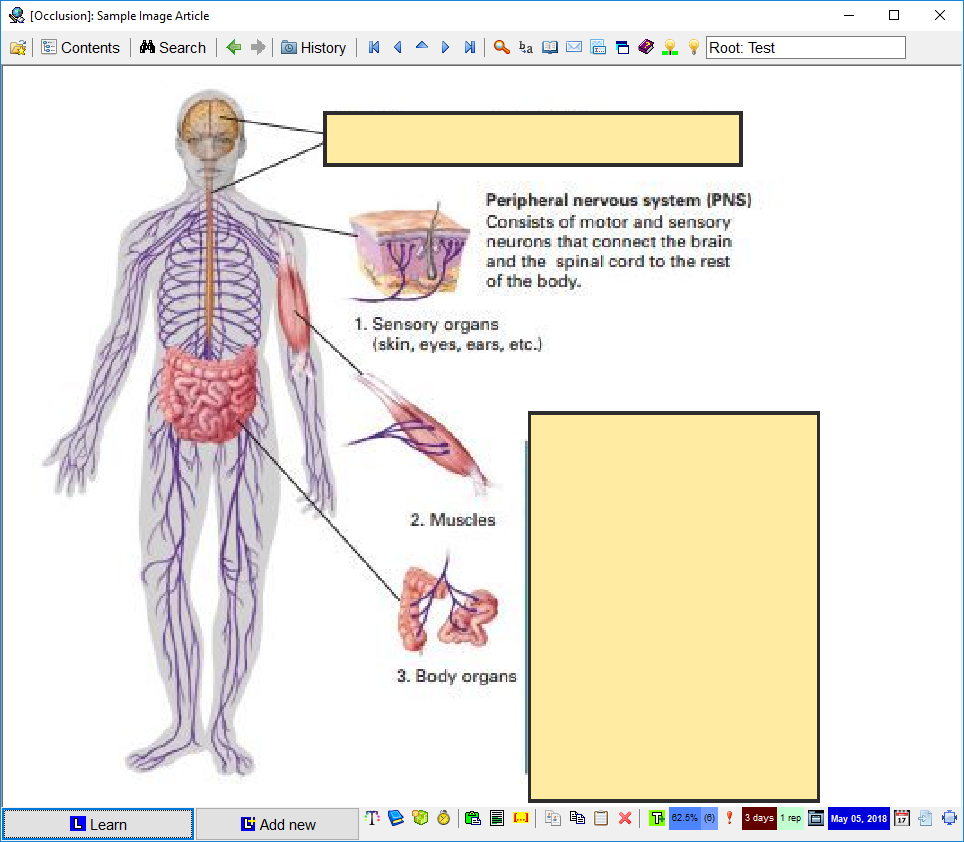
#> input picture ImageOcclusionEditor/Resources/ElementWindow.png, 964 x 842 px
$ python -i analyze_scans.py   (imports and definitions only)
#> lines starting #> are read from the running program, lines starting #| are printed output that depends on the picture; after the words box and inside, x2 and y2 are one past the last pixel; in counts of white or black regions, pixels touching at a corner belong together
# /// script
# requires-python = ">=3.12,<3.13"
# dependencies = [
#   "imagecodecs==2026.6.26",
#   "numpy==2.2.6",
#   "opencv-python-headless==4.12.0.88",
#   "Pillow==12.3.0",
#   "tifffile==2026.7.31",
# ]
# ///

from __future__ import annotations

import argparse
import io
import json
import os
import re
import sys
import tempfile
import warnings
from collections import Counter
from pathlib import Path
from typing import Any, NamedTuple

import cv2
import numpy as np
import tifffile
from PIL import Image, ImageOps, UnidentifiedImageError


SUPPORTED_EXTENSIONS = {".jpg", ".jpeg", ".png", ".tif", ".tiff", ".webp"}
PILLOW_FORMAT_ALLOWLIST = ("JPEG", "PNG", "TIFF", "WEBP")
FORMAT_ALIASES = {
    ".jpg": "jpeg",
    ".jpeg": "jpeg",
    ".png": "png",
    ".tif": "tiff",
    ".tiff": "tiff",
    ".webp": "webp",
}
NUMBER_RE = re.compile(r"(\d+)")
ABSOLUTE_QUALITY_THRESHOLDS = {
    "brightness": {
        "page_min_warning_below": 180.0,
        "batch_median_warning_below": 210.0,
        "batch_median_warning_above": 252.0,
    },
    "ink_fraction": {
        "batch_median_warning_below": 0.001,
        "batch_median_warning_above": 0.40,
        "page_max_warning_above": 0.65,
    },
    "border_contamination": {
        "batch_median_warning_above": 0.12,
        "page_max_warning_above": 0.40,
    },
}
MAX_ENCODED_FILE_BYTES = 256 * 1024 * 1024
MAX_AGGREGATE_ENCODED_BYTES = 8 * 1024 * 1024 * 1024
MAX_DIRECTORY_ENTRIES = 10_000
MAX_CANDIDATE_FILES = 1_000
MAX_DECODE_WORKING_BYTES = 384 * 1024 * 1024
ANALYSIS_MAX_DIMENSION = 1400
FLOAT_ANALYSIS_BYTES_PER_PIXEL = 32
MAX_HOUGH_LINE_CANDIDATES = 2048
MAX_CLUSTER_FRAGMENTS = 256


# [10 lines left out: function natural_key, not called in this run]


def filename_format(path: Path) -> str:
    return FORMAT_ALIASES[path.suffix.lower()]


# [770 lines left out: functions inventory_directory, mode_bit_depth, _metadata_values, source_sample_encoding, validate_sample_encoding, tiff_photometric_name and 15 more, not called in this run]


def paper_relative_metrics(
    gray: np.ndarray,
) -> tuple[np.ndarray, dict[str, float]]:
    """Measure ink as contrast below a robust local/global paper estimate."""
    if gray.ndim != 2 or gray.size == 0 or min(gray.shape) < 8:
        raise ValueError("image dimensions are too small for paper estimation")
    blurred = cv2.GaussianBlur(gray, (3, 3), 0)
    height, width = blurred.shape
#> height = 842; width = 964
    margin_y = max(1, round(height * 0.08))
#> margin_y = 67
    margin_x = max(1, round(width * 0.08))
#> margin_x = 77
    interior = blurred[margin_y:-margin_y, margin_x:-margin_x]
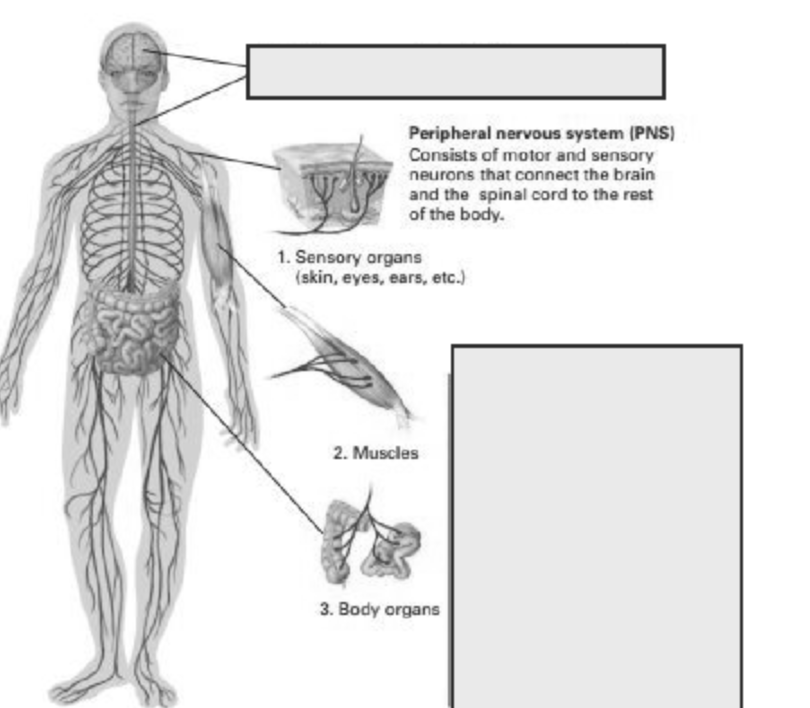
#> interior: shape (708, 810); min 36, max 255, mean 230.1
    if interior.size == 0:
        interior = blurred
    global_paper = float(np.percentile(interior, 90))
#> global_paper = 255

    kernel_size = max(9, min(81, round(min(gray.shape) * 0.05)))
#> kernel_size = 42
    if kernel_size % 2 == 0:
        kernel_size += 1
#> kernel_size = 43
    local_paper = cv2.morphologyEx(
        blurred,
        cv2.MORPH_CLOSE,
        cv2.getStructuringElement(cv2.MORPH_ELLIPSE, (kernel_size, kernel_size)),
    ).astype(np.float32)
    local_paper = cv2.GaussianBlur(
        local_paper, (0, 0), sigmaX=max(2.0, kernel_size / 6.0)
    )
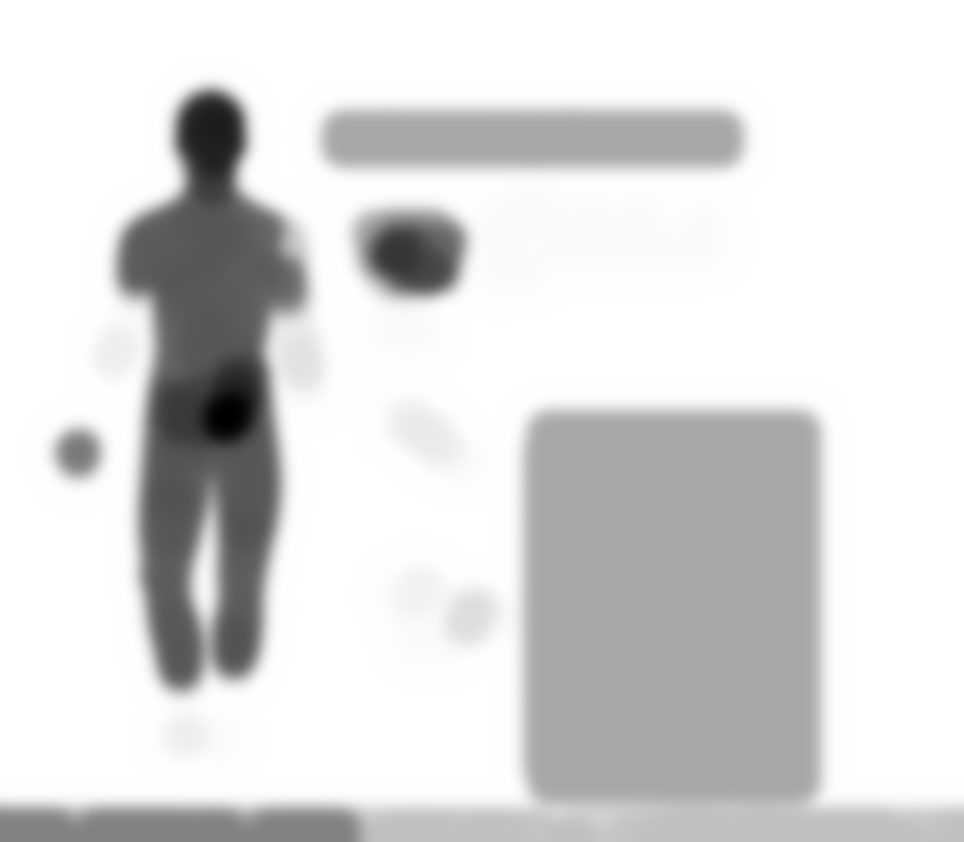
#> local_paper: shape (842, 964) float32; min 194.1, max 255, mean 246.5; drawn with min black and max white
    expected_paper = np.maximum(local_paper, global_paper - 18.0)
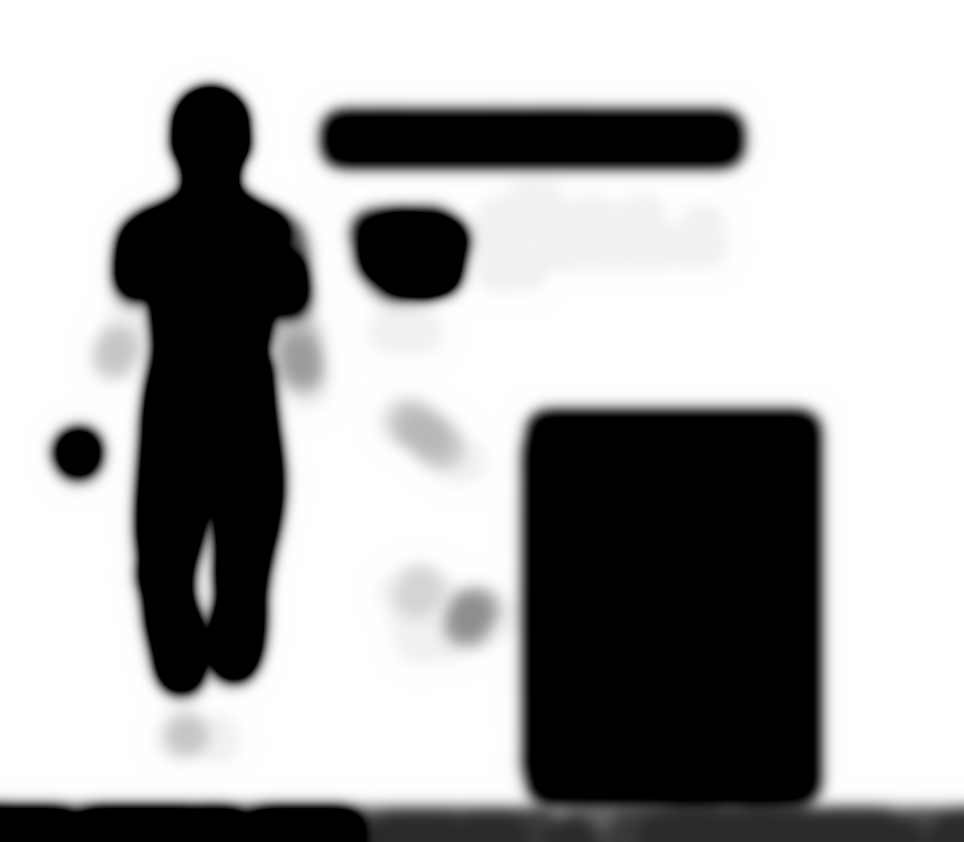
#> expected_paper: shape (842, 964) float32; min 237, max 255, mean 248.9; drawn with min black and max white
    contrast = np.maximum(expected_paper - blurred.astype(np.float32), 0.0)
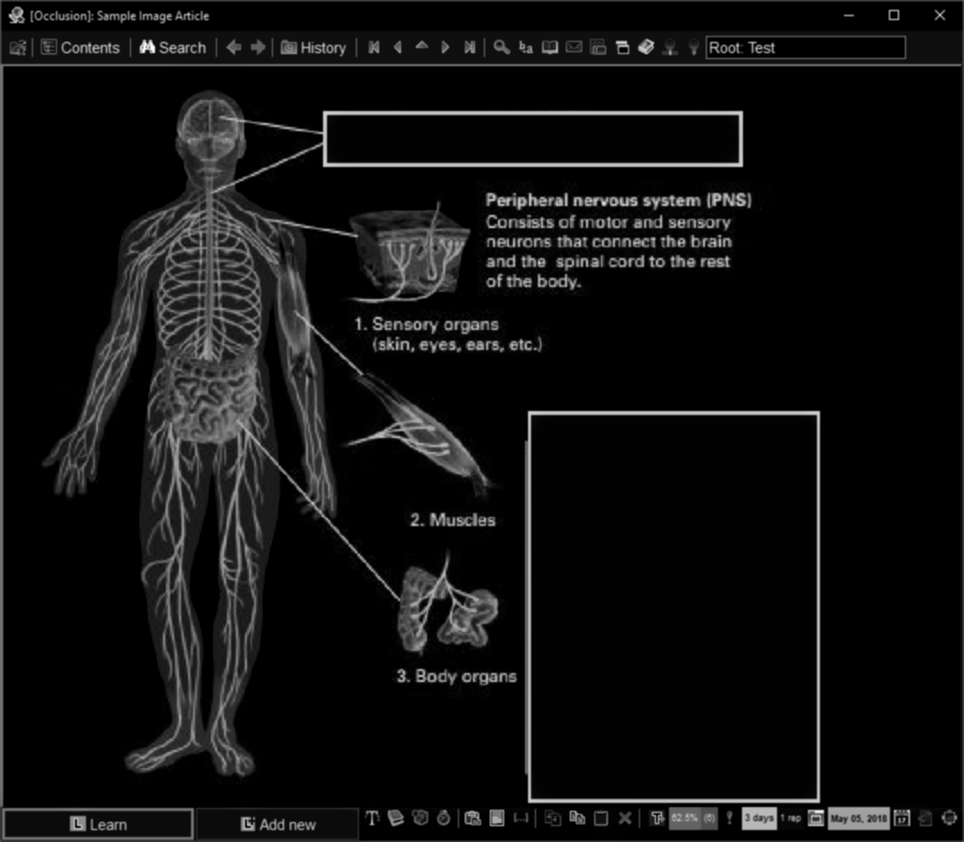
#> contrast: shape (842, 964) float32; min 0, max 255, mean 16.8; drawn with min black and max white

    background_cutoff = float(np.percentile(contrast, 70))
#> background_cutoff = 3
    background_residuals = contrast[contrast <= background_cutoff]
    residual_center = float(np.median(background_residuals))
#> residual_center = 3.05e-05
    residual_mad = float(
        np.median(np.abs(background_residuals - residual_center))
    )
#> residual_mad = 3.05e-05
    threshold = float(
        np.clip(
            max(
                6.0,
                global_paper * 0.035,
                residual_center + 4.0 * 1.4826 * residual_mad,
            ),
            6.0,
            30.0,
        )
    )
#> threshold = 8.93
    ink = contrast >= threshold
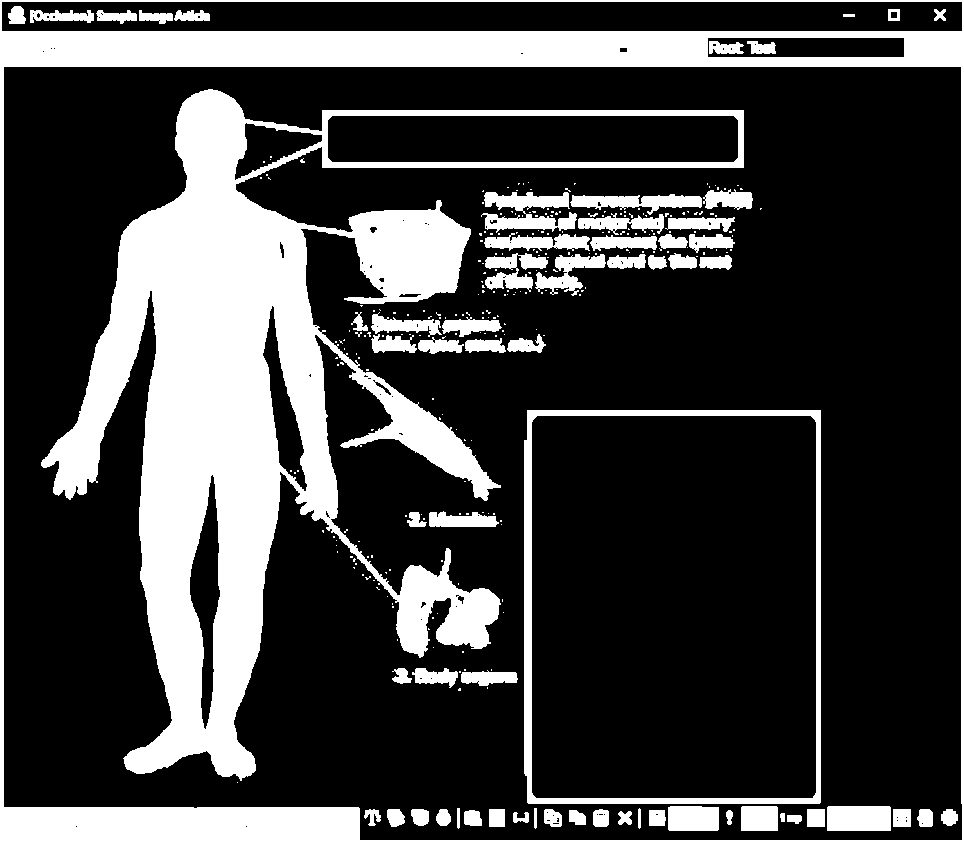
#> ink: shape (842, 964) bool; 25.7% white; 300 white regions (234 under 20 px), largest, box (x1, y1, x2, y2) and area: (41, 89, 744, 781) 117611, (0, 0, 964, 842) 52036, (524, 410, 821, 804) 8405
    border = max(4, round(min(gray.shape) * 0.012))
#> border = 10
    edge_ink = np.concatenate(
        (
            ink[:border].ravel(),
            ink[-border:].ravel(),
            ink[:, :border].ravel(),
            ink[:, -border:].ravel(),
        )
    )
    return (ink.astype(np.uint8) * np.uint8(255)), {
        "global_paper_level": global_paper,
        "local_paper_median": float(np.median(local_paper)),
        "ink_contrast_threshold": threshold,
        "ink_fraction": float(np.mean(ink)),
        "border_contamination_fraction": float(np.mean(edge_ink)),
    }


# [22 lines left out: function projection_score, not called in this run]


class LineFragment(NamedTuple):
    intercept: float
    angle: float
    length: float
    endpoints: tuple[int, int, int, int]
    support_label: int = 0
    thickness: float = 1.0


# [785 lines left out: functions strongest_line_fragments, characterize_fragment_support, cluster_line_fragments, vertical_support_angles, angular_consistency, horizontal_skew and 7 more, not called in this run]


def ordered_union(sequence: list[dict[str, object]], *groups: list[str]) -> list[str]:
    wanted = {name for group in groups for name in group}
    return [str(item["file"]) for item in sequence if str(item["file"]) in wanted]


# [373 lines left out: functions representative_lists, mandatory_review_entries, format_inventory, validate_output_parent, validate_output_path, write_json_atomic and 1 more, not called in this run]


# [2 lines not run here, left out]

>>> import cv2
>>> picture = cv2.imread('../../../../../../../ImageOcclusionEditor/Resources/ElementWindow.png', cv2.IMREAD_GRAYSCALE)
>>> result = paper_relative_metrics(picture)

$ run again, on ImageOcclusionEditor/Resources/Template_IIOT.png
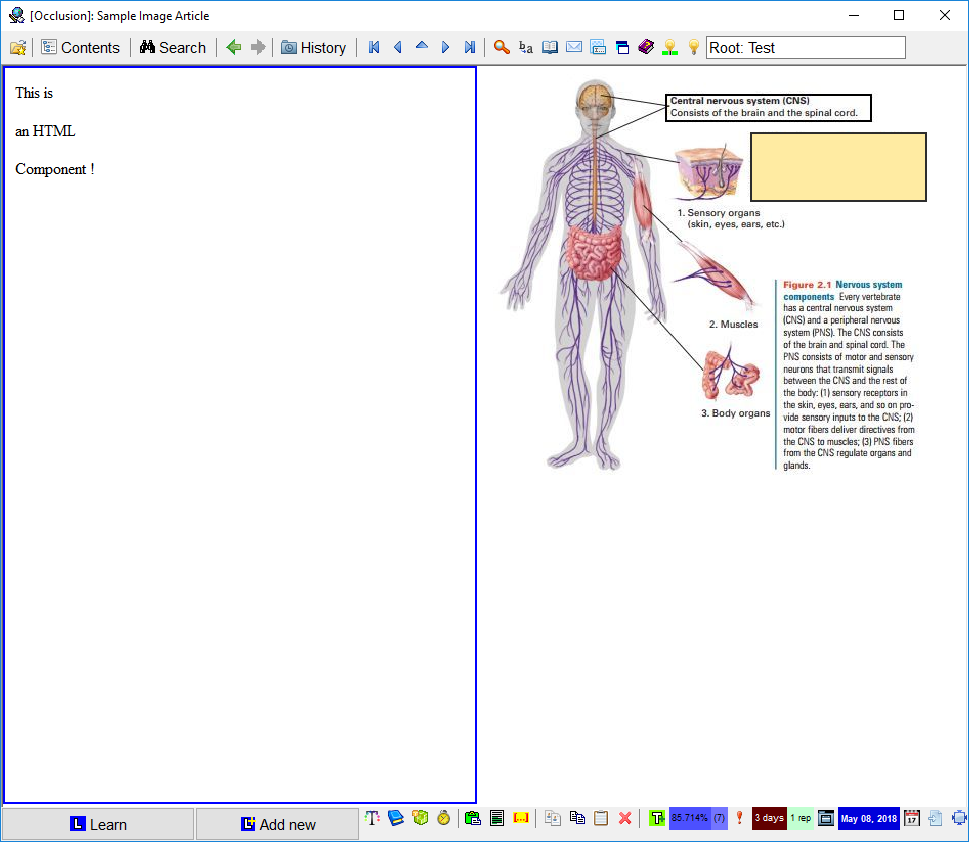
#> input picture ImageOcclusionEditor/Resources/Template_IIOT.png, 969 x 842 px
#> in paper_relative_metrics, `interior = blurred[margin_y:-margin_y, margin_x:-margin_x]`:
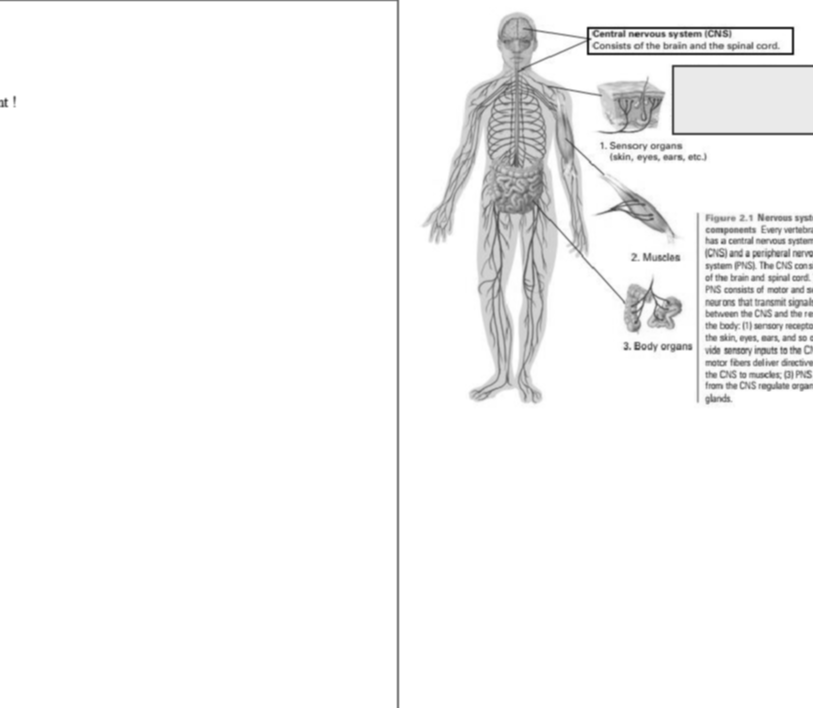
#> interior: shape (708, 813); min 18, max 255, mean 246.3
#> global_paper = 255
#> background_cutoff = 3.05e-05
#> residual_mad = 0
#> threshold = 8.93
#> in paper_relative_metrics, `ink = contrast >= threshold`:
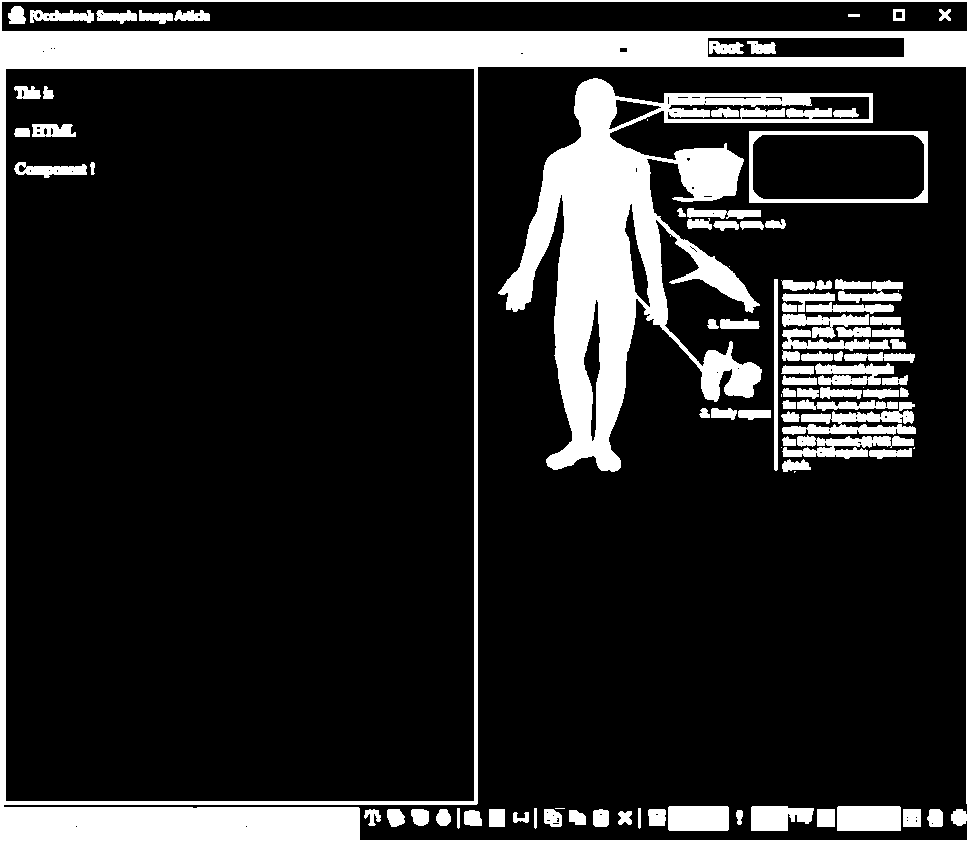
#> ink: shape (842, 969) bool; 16.4% white; 100 white regions (11 under 20 px), largest, box (x1, y1, x2, y2) and area: (0, 0, 969, 842) 59686, (498, 78, 873, 472) 41559, (782, 402, 916, 435) 2119
